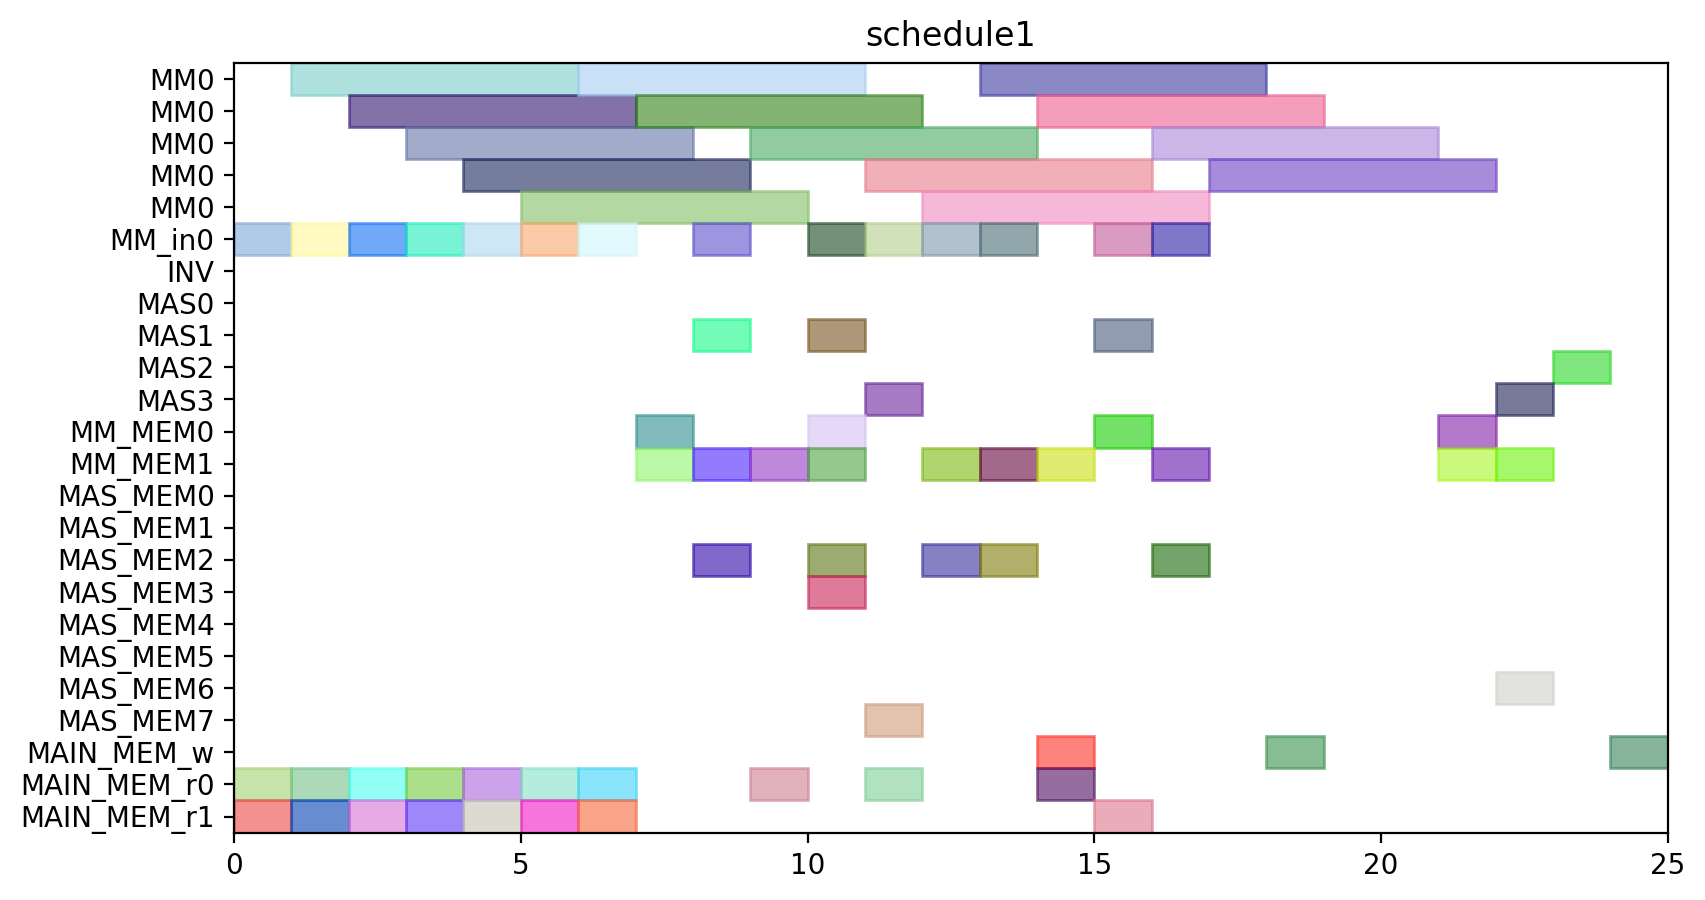

Write Python code to recreate this figure.
from pyschedule import Scenario, solvers, plotters, alt


def solve():
	horizon = 102
	S = Scenario("schedule1", horizon=horizon)

	# resource
	MM = S.Resources('MM', num=1, size=5)
	MM_in = S.Resources('MM_in', num=1)
	INV = S.Resource('INV')
	MAS = S.Resources('MAS', num=4, size=1, periods=range(1, horizon))
	MM_MEM = S.Resources('MM_MEM', num=2)
	MAS_MEM = S.Resources('MAS_MEM', num=8)
	MAIN_MEM_w = S.Resource('MAIN_MEM_w', size=1)
	MAIN_MEM_r = S.Resources('MAIN_MEM_r', num=2)

	# result of previous scheduling
	r12_in = S.Task('r12_in', length=1, delay_cost=1)
	S += r12_in >= 0
	r12_in += MM_in[0]

	r12_mem0 = S.Task('r12_mem0', length=1, delay_cost=1)
	S += r12_mem0 >= 0
	r12_mem0 += MAIN_MEM_r[0]

	r12_mem1 = S.Task('r12_mem1', length=1, delay_cost=1)
	S += r12_mem1 >= 0
	r12_mem1 += MAIN_MEM_r[1]

	r12 = S.Task('r12', length=5, delay_cost=1)
	S += r12 >= 1
	r12 += MM[0]

	r6_in = S.Task('r6_in', length=1, delay_cost=1)
	S += r6_in >= 1
	r6_in += MM_in[0]

	r6_mem0 = S.Task('r6_mem0', length=1, delay_cost=1)
	S += r6_mem0 >= 1
	r6_mem0 += MAIN_MEM_r[0]

	r6_mem1 = S.Task('r6_mem1', length=1, delay_cost=1)
	S += r6_mem1 >= 1
	r6_mem1 += MAIN_MEM_r[1]

	r1_in = S.Task('r1_in', length=1, delay_cost=1)
	S += r1_in >= 2
	r1_in += MM_in[0]

	r1_mem0 = S.Task('r1_mem0', length=1, delay_cost=1)
	S += r1_mem0 >= 2
	r1_mem0 += MAIN_MEM_r[0]

	r1_mem1 = S.Task('r1_mem1', length=1, delay_cost=1)
	S += r1_mem1 >= 2
	r1_mem1 += MAIN_MEM_r[1]

	r6 = S.Task('r6', length=5, delay_cost=1)
	S += r6 >= 2
	r6 += MM[0]

	r1 = S.Task('r1', length=5, delay_cost=1)
	S += r1 >= 3
	r1 += MM[0]

	r5_in = S.Task('r5_in', length=1, delay_cost=1)
	S += r5_in >= 3
	r5_in += MM_in[0]

	r5_mem0 = S.Task('r5_mem0', length=1, delay_cost=1)
	S += r5_mem0 >= 3
	r5_mem0 += MAIN_MEM_r[0]

	r5_mem1 = S.Task('r5_mem1', length=1, delay_cost=1)
	S += r5_mem1 >= 3
	r5_mem1 += MAIN_MEM_r[1]

	r4_in = S.Task('r4_in', length=1, delay_cost=1)
	S += r4_in >= 4
	r4_in += MM_in[0]

	r4_mem0 = S.Task('r4_mem0', length=1, delay_cost=1)
	S += r4_mem0 >= 4
	r4_mem0 += MAIN_MEM_r[0]

	r4_mem1 = S.Task('r4_mem1', length=1, delay_cost=1)
	S += r4_mem1 >= 4
	r4_mem1 += MAIN_MEM_r[1]

	r5 = S.Task('r5', length=5, delay_cost=1)
	S += r5 >= 4
	r5 += MM[0]

	r3_in = S.Task('r3_in', length=1, delay_cost=1)
	S += r3_in >= 5
	r3_in += MM_in[0]

	r3_mem0 = S.Task('r3_mem0', length=1, delay_cost=1)
	S += r3_mem0 >= 5
	r3_mem0 += MAIN_MEM_r[0]

	r3_mem1 = S.Task('r3_mem1', length=1, delay_cost=1)
	S += r3_mem1 >= 5
	r3_mem1 += MAIN_MEM_r[1]

	r4 = S.Task('r4', length=5, delay_cost=1)
	S += r4 >= 5
	r4 += MM[0]

	r13_in = S.Task('r13_in', length=1, delay_cost=1)
	S += r13_in >= 6
	r13_in += MM_in[0]

	r13_mem0 = S.Task('r13_mem0', length=1, delay_cost=1)
	S += r13_mem0 >= 6
	r13_mem0 += MAIN_MEM_r[0]

	r13_mem1 = S.Task('r13_mem1', length=1, delay_cost=1)
	S += r13_mem1 >= 6
	r13_mem1 += MAIN_MEM_r[1]

	r3 = S.Task('r3', length=5, delay_cost=1)
	S += r3 >= 6
	r3 += MM[0]

	r13 = S.Task('r13', length=5, delay_cost=1)
	S += r13 >= 7
	r13 += MM[0]


	# new tasks
	r2 = S.Task('r2', length=1, delay_cost=1)
	r2 += alt(MAS)

	r2_mem0 = S.Task('r2_mem0', length=1, delay_cost=1)
	r2_mem0 += MM_MEM[0]
	S += 7 < r2_mem0
	S += r2_mem0 <= r2

	r2_mem1 = S.Task('r2_mem1', length=1, delay_cost=1)
	r2_mem1 += MM_MEM[1]
	S += 7 < r2_mem1
	S += r2_mem1 <= r2

	r7 = S.Task('r7', length=1, delay_cost=1)
	r7 += alt(MAS)

	r7_mem0 = S.Task('r7_mem0', length=1, delay_cost=1)
	r7_mem0 += MM_MEM[0]
	S += 8 < r7_mem0
	S += r7_mem0 <= r7

	r7_mem1 = S.Task('r7_mem1', length=1, delay_cost=1)
	r7_mem1 += MM_MEM[1]
	S += 6 < r7_mem1
	S += r7_mem1 <= r7

	r8 = S.Task('r8', length=1, delay_cost=1)
	r8 += alt(MAS)

	r8_mem0 = S.Task('r8_mem0', length=1, delay_cost=1)
	r8_mem0 += MAIN_MEM_r[0]
	S += r8_mem0 <= r8

	r8_mem1 = S.Task('r8_mem1', length=1, delay_cost=1)
	r8_mem1 += MM_MEM[1]
	S += 9 < r8_mem1
	S += r8_mem1 <= r8

	r10 = S.Task('r10', length=1, delay_cost=1)
	r10 += alt(MAS)

	r10_mem0 = S.Task('r10_mem0', length=1, delay_cost=1)
	r10_mem0 += MAIN_MEM_r[0]
	S += r10_mem0 <= r10

	r10_mem1 = S.Task('r10_mem1', length=1, delay_cost=1)
	r10_mem1 += MM_MEM[1]
	S += 9 < r10_mem1
	S += r10_mem1 <= r10

	r9_in = S.Task('r9_in', length=1, delay_cost=1)
	r9_in += alt(MM_in)
	r9 = S.Task('r9', length=5, delay_cost=1)
	r9 += alt(MM)
	S += r9>=r9_in

	r9_mem0 = S.Task('r9_mem0', length=1, delay_cost=1)
	r9_mem0 += MAIN_MEM_r[0]
	S += r9_mem0 <= r9

	r9_mem1 = S.Task('r9_mem1', length=1, delay_cost=1)
	r9_mem1 += alt(MAS_MEM)
	S += (r7*MAS[0])-1 < r9_mem1*MAS_MEM[1]
	S += (r7*MAS[1])-1 < r9_mem1*MAS_MEM[3]
	S += (r7*MAS[2])-1 < r9_mem1*MAS_MEM[5]
	S += (r7*MAS[3])-1 < r9_mem1*MAS_MEM[7]
	S += r9_mem1 <= r9

	r11_in = S.Task('r11_in', length=1, delay_cost=1)
	r11_in += alt(MM_in)
	r11 = S.Task('r11', length=5, delay_cost=1)
	r11 += alt(MM)
	S += r11>=r11_in

	r11_mem0 = S.Task('r11_mem0', length=1, delay_cost=1)
	r11_mem0 += alt(MAS_MEM)
	S += (r10*MAS[0])-1 < r11_mem0*MAS_MEM[0]
	S += (r10*MAS[1])-1 < r11_mem0*MAS_MEM[2]
	S += (r10*MAS[2])-1 < r11_mem0*MAS_MEM[4]
	S += (r10*MAS[3])-1 < r11_mem0*MAS_MEM[6]
	S += r11_mem0 <= r11

	r11_mem1 = S.Task('r11_mem1', length=1, delay_cost=1)
	r11_mem1 += alt(MAS_MEM)
	S += (r10*MAS[0])-1 < r11_mem1*MAS_MEM[1]
	S += (r10*MAS[1])-1 < r11_mem1*MAS_MEM[3]
	S += (r10*MAS[2])-1 < r11_mem1*MAS_MEM[5]
	S += (r10*MAS[3])-1 < r11_mem1*MAS_MEM[7]
	S += r11_mem1 <= r11

	PX_new_in = S.Task('PX_new_in', length=1, delay_cost=1)
	PX_new_in += alt(MM_in)
	PX_new = S.Task('PX_new', length=5, delay_cost=1)
	PX_new += alt(MM)
	S += PX_new>=PX_new_in

	S += 0<PX_new

	PX_new_mem0 = S.Task('PX_new_mem0', length=1, delay_cost=1)
	PX_new_mem0 += alt(MAS_MEM)
	S += (r2*MAS[0])-1 < PX_new_mem0*MAS_MEM[0]
	S += (r2*MAS[1])-1 < PX_new_mem0*MAS_MEM[2]
	S += (r2*MAS[2])-1 < PX_new_mem0*MAS_MEM[4]
	S += (r2*MAS[3])-1 < PX_new_mem0*MAS_MEM[6]
	S += PX_new_mem0 <= PX_new

	PX_new_mem1 = S.Task('PX_new_mem1', length=1, delay_cost=1)
	PX_new_mem1 += MM_MEM[1]
	S += 5 < PX_new_mem1
	S += PX_new_mem1 <= PX_new

	PX_new_w = S.Task('PX_new_w', length=1, delay_cost=1)
	PX_new_w += alt(MAIN_MEM_w)
	S += PX_new <= PX_new_w

	r14_in = S.Task('r14_in', length=1, delay_cost=1)
	r14_in += alt(MM_in)
	r14 = S.Task('r14', length=5, delay_cost=1)
	r14 += alt(MM)
	S += r14>=r14_in

	r14_mem0 = S.Task('r14_mem0', length=1, delay_cost=1)
	r14_mem0 += alt(MAS_MEM)
	S += (r2*MAS[0])-1 < r14_mem0*MAS_MEM[0]
	S += (r2*MAS[1])-1 < r14_mem0*MAS_MEM[2]
	S += (r2*MAS[2])-1 < r14_mem0*MAS_MEM[4]
	S += (r2*MAS[3])-1 < r14_mem0*MAS_MEM[6]
	S += r14_mem0 <= r14

	r14_mem1 = S.Task('r14_mem1', length=1, delay_cost=1)
	r14_mem1 += MM_MEM[1]
	S += 10 < r14_mem1
	S += r14_mem1 <= r14

	Z1_new_in = S.Task('Z1_new_in', length=1, delay_cost=1)
	Z1_new_in += alt(MM_in)
	Z1_new = S.Task('Z1_new', length=5, delay_cost=1)
	Z1_new += alt(MM)
	S += Z1_new>=Z1_new_in

	S += 0<Z1_new

	Z1_new_mem0 = S.Task('Z1_new_mem0', length=1, delay_cost=1)
	Z1_new_mem0 += alt(MAS_MEM)
	S += (r2*MAS[0])-1 < Z1_new_mem0*MAS_MEM[0]
	S += (r2*MAS[1])-1 < Z1_new_mem0*MAS_MEM[2]
	S += (r2*MAS[2])-1 < Z1_new_mem0*MAS_MEM[4]
	S += (r2*MAS[3])-1 < Z1_new_mem0*MAS_MEM[6]
	S += Z1_new_mem0 <= Z1_new

	Z1_new_mem1 = S.Task('Z1_new_mem1', length=1, delay_cost=1)
	Z1_new_mem1 += MM_MEM[1]
	S += 11 < Z1_new_mem1
	S += Z1_new_mem1 <= Z1_new

	Z1_new_w = S.Task('Z1_new_w', length=1, delay_cost=1)
	Z1_new_w += alt(MAIN_MEM_w)
	S += Z1_new <= Z1_new_w

	r15_in = S.Task('r15_in', length=1, delay_cost=1)
	r15_in += alt(MM_in)
	r15 = S.Task('r15', length=5, delay_cost=1)
	r15 += alt(MM)
	S += r15>=r15_in

	r15_mem0 = S.Task('r15_mem0', length=1, delay_cost=1)
	r15_mem0 += alt(MAS_MEM)
	S += (r8*MAS[0])-1 < r15_mem0*MAS_MEM[0]
	S += (r8*MAS[1])-1 < r15_mem0*MAS_MEM[2]
	S += (r8*MAS[2])-1 < r15_mem0*MAS_MEM[4]
	S += (r8*MAS[3])-1 < r15_mem0*MAS_MEM[6]
	S += r15_mem0 <= r15

	r15_mem1 = S.Task('r15_mem1', length=1, delay_cost=1)
	r15_mem1 += alt(MM_MEM)
	S += (r9*MM[0])-1 < r15_mem1*MM_MEM[1]
	S += r15_mem1 <= r15

	r16_in = S.Task('r16_in', length=1, delay_cost=1)
	r16_in += alt(MM_in)
	r16 = S.Task('r16', length=5, delay_cost=1)
	r16 += alt(MM)
	S += r16>=r16_in

	r16_mem0 = S.Task('r16_mem0', length=1, delay_cost=1)
	r16_mem0 += alt(MM_MEM)
	S += (r11*MM[0])-1 < r16_mem0*MM_MEM[0]
	S += r16_mem0 <= r16

	r16_mem1 = S.Task('r16_mem1', length=1, delay_cost=1)
	r16_mem1 += MAIN_MEM_r[1]
	S += r16_mem1 <= r16

	r17 = S.Task('r17', length=1, delay_cost=1)
	r17 += alt(MAS)

	r17_mem0 = S.Task('r17_mem0', length=1, delay_cost=1)
	r17_mem0 += alt(MM_MEM)
	S += (r14*MM[0])-1 < r17_mem0*MM_MEM[0]
	S += r17_mem0 <= r17

	r17_mem1 = S.Task('r17_mem1', length=1, delay_cost=1)
	r17_mem1 += alt(MM_MEM)
	S += (r15*MM[0])-1 < r17_mem1*MM_MEM[1]
	S += r17_mem1 <= r17

	PY_new = S.Task('PY_new', length=1, delay_cost=1)
	PY_new += alt(MAS)

	S += 0<PY_new

	PY_new_mem0 = S.Task('PY_new_mem0', length=1, delay_cost=1)
	PY_new_mem0 += alt(MAS_MEM)
	S += (r17*MAS[0])-1 < PY_new_mem0*MAS_MEM[0]
	S += (r17*MAS[1])-1 < PY_new_mem0*MAS_MEM[2]
	S += (r17*MAS[2])-1 < PY_new_mem0*MAS_MEM[4]
	S += (r17*MAS[3])-1 < PY_new_mem0*MAS_MEM[6]
	S += PY_new_mem0 <= PY_new

	PY_new_mem1 = S.Task('PY_new_mem1', length=1, delay_cost=1)
	PY_new_mem1 += alt(MM_MEM)
	S += (r16*MM[0])-1 < PY_new_mem1*MM_MEM[1]
	S += PY_new_mem1 <= PY_new

	PY_new_w = S.Task('PY_new_w', length=1, delay_cost=1)
	PY_new_w += alt(MAIN_MEM_w)
	S += PY_new <= PY_new_w

	solvers.mip.solve(S,msg=1,kind='CPLEX',ratio_gap=1.01)

	solution = [['hoge']*len(S.solution()[1]) for i in range(len(S.solution()))]
	for i in range(len(S.solution())):
		for j in range(len(S.solution()[i])):
			solution[i][j]=str(S.solution()[i][j])
	print(solution)

	cycles = int(solution[-1][3])

	pic_file_name = "/home/mfukuda/ABE/python/multiRAM_multiMAS/scheduling_result/stage5MM1_stage1MAS4/yrecover/schedule1.png"
	if(S.solution() != []):
		plotters.matplotlib.plot(S,img_filename=pic_file_name, show_task_labels=False, fig_size=(cycles*0.25+3, 5))

	return solution
